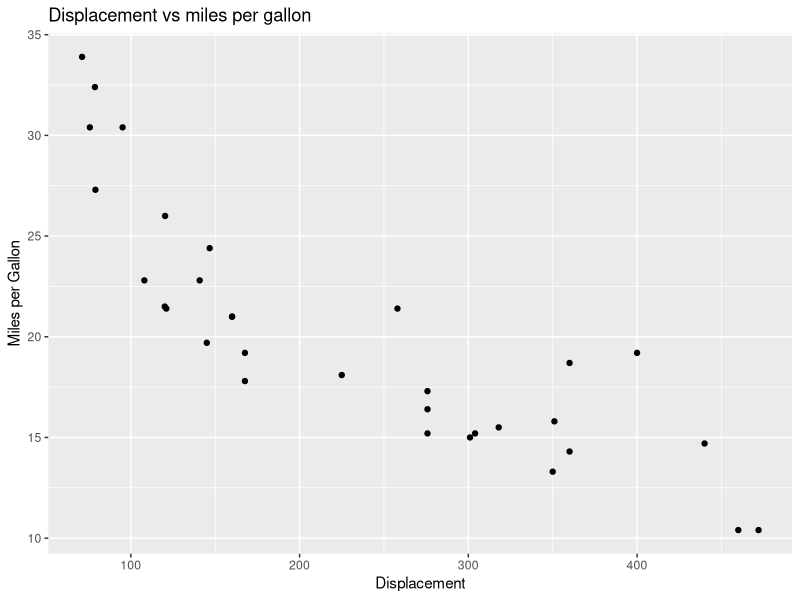
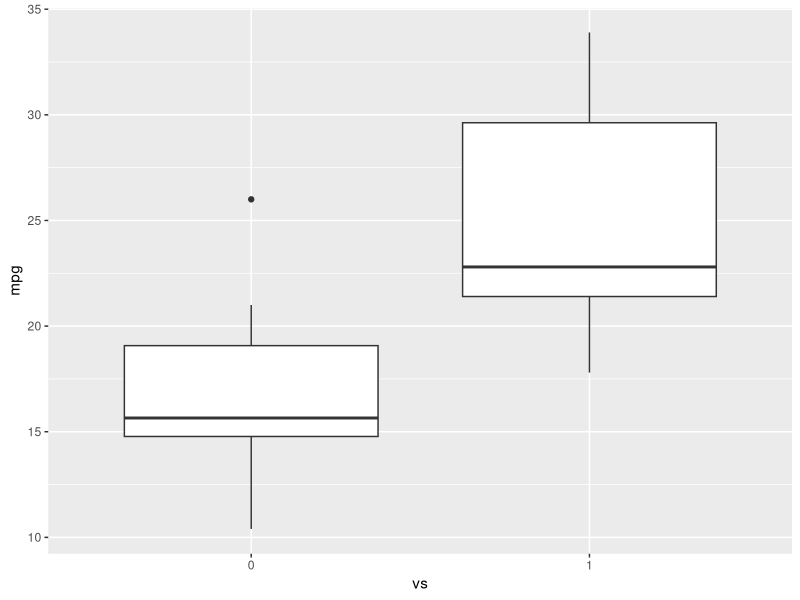
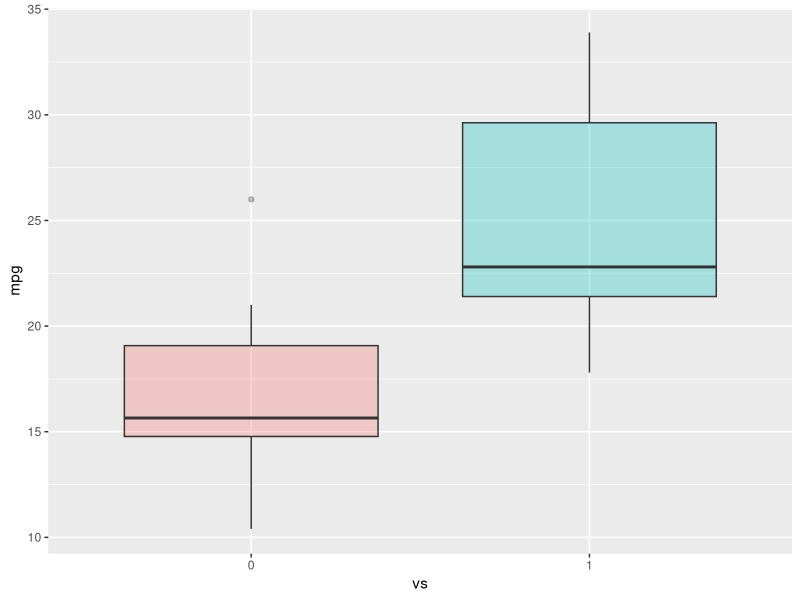
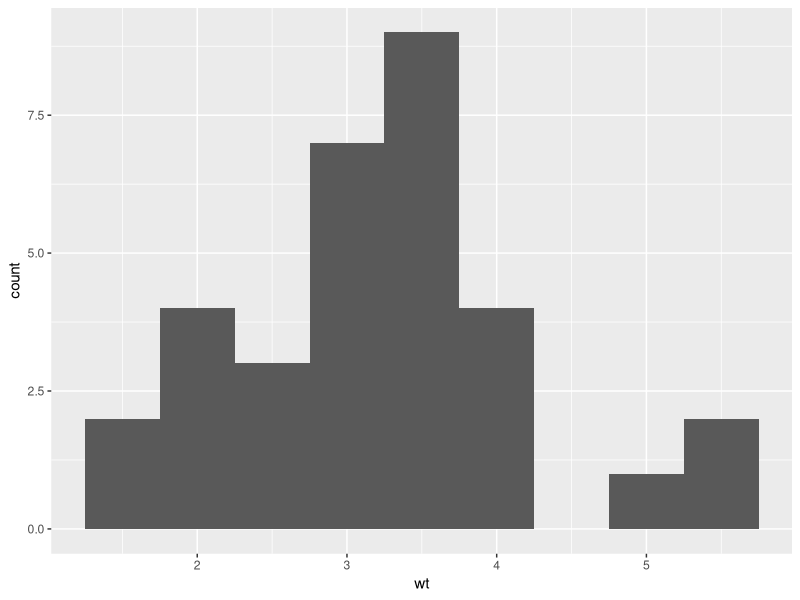
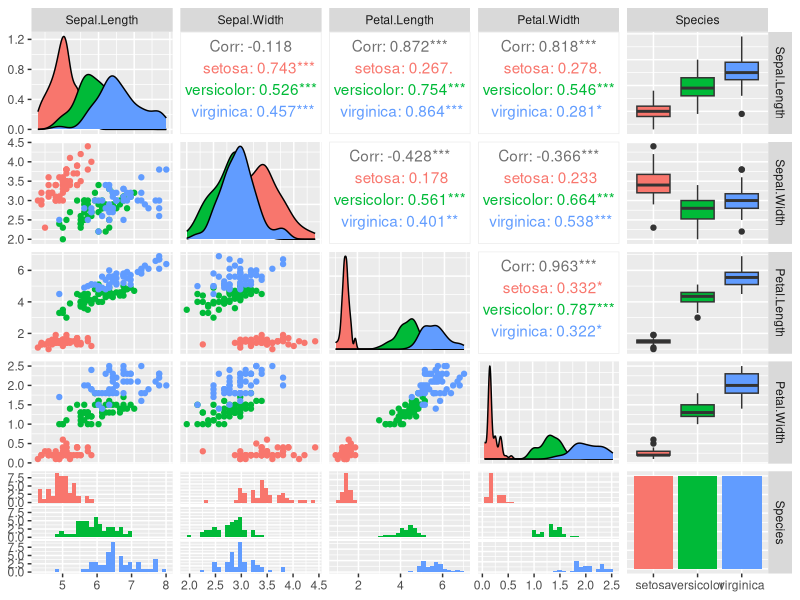

Write the R code that produced these figures, in order.
install.packages("ggplot2")
library(datasets)
data(mtcars)
head(mtcars, 5)

library(ggplot2)

#plot a scatterplot, ggtitle func is to add title, labs func is to add label to the axis
ggplot(aes(x=disp, y=mpg), data=mtcars)+geom_point()+
  ggtitle("Displacement vs miles per gallon")+
  labs(x="Displacement", y="Miles per Gallon")

mtcars$vs <- as.factor(mtcars$vs)

#Plot the boxplot without colors
ggplot(mtcars, aes(x=vs, y=mpg))+geom_boxplot()

#plot a boxplot. The dataset can be before the x and y axis or after within the brackets
ggplot(mtcars, aes(x=vs, y=mpg, fill=vs)) + 
  geom_boxplot(alpha=0.3) + theme(legend.position = "none")

#Plot a histogram for a single column weight
ggplot(aes(x = wt), data = mtcars) + geom_histogram(binwidth = 0.5)

#load the iris data set. 
data(iris)

#view the iris dataset on another tab
View(iris)

#Using the GGally package to extend the ggplot package
install.packages("GGally")

library(GGally)
ggpairs(iris, mapping=ggplot2::aes(colour = Species))